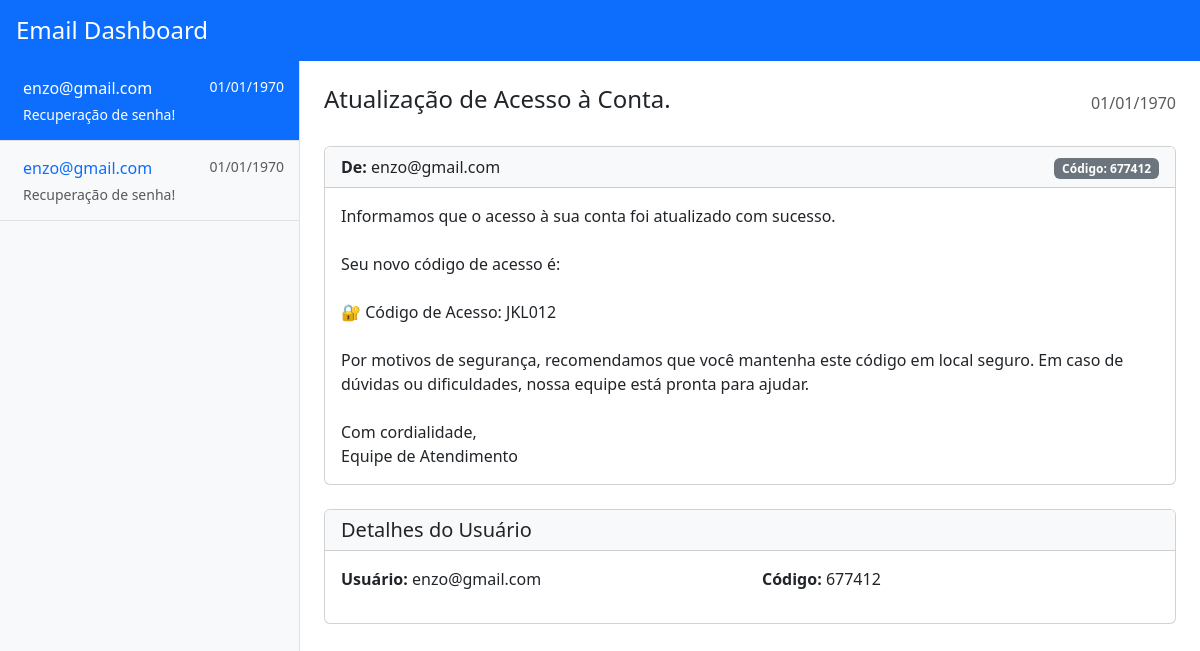
/VIEW/PHP/issoai.php?id=3, run on the app's committed database.
### tables this page shows
CREATE TABLE `codigo` (
  `id` int(11) NOT NULL,
  `usuario` varchar(255) DEFAULT NULL,
  `code` varchar(255) DEFAULT NULL,
  `lido` varchar(255) DEFAULT NULL
);

### MODEL/funcoes.php (called while the page is built, shortened)
<?php
function buscarEmails($conexao) {
    $emails = array();
    $sql = "SELECT * FROM codigo";
    $resultado = $conexao->query($sql);
    if ($resultado && $resultado->num_rows > 0) {
        while ($row = $resultado->fetch_assoc()) {
            $emails[] = $row;
        }
    }
    return $emails;
}
function buscarEmailPorId($conexao, $id) {
    $sql = "SELECT * FROM codigo WHERE id = ?";
    $stmt = $conexao->prepare($sql);
    $stmt->bind_param("i", $id);
    $stmt->execute();
    $resultado = $stmt->get_result();
    if ($resultado && $resultado->num_rows > 0) {
        return $resultado->fetch_assoc();
    }
    return null;
}
function formatarData($data) {
    $timestamp = strtotime($data);
    return date('d/m/Y', $timestamp);
}

### VIEW/PHP/issoai.php (the view, shortened to what this page needs)
<?php
require_once '../../SERVICE/conexao.php';
require_once '../../MODEL/funcoes.php';
$conexao = diffConection();
$emailSelecionado = null;
$emails = buscarEmails($conexao);
if (isset($_GET['id'])) {
    $id = $_GET['id'];
    $emailSelecionado = buscarEmailPorId($conexao, $id);
}
?>
<!DOCTYPE html>
<html lang="pt-br">
<head>
    <link href="https://cdn.jsdelivr.net/npm/bootstrap@5.3.0-alpha1/dist/css/bootstrap.min.css" rel="stylesheet">
    <link rel="stylesheet" href="https://cdn.jsdelivr.net/npm/bootstrap-icons@1.10.3/font/bootstrap-icons.css">
</head>
<body>
    <header class="bg-primary text-white p-3">
        <h1 class="h4 m-0">Email Dashboard</h1>
    </header>
    <div class="container-fluid p-0">
        <div class="row g-0 email-container">
            <div class="col-md-4 col-lg-3 email-list">
                <?php if (empty($emails)): ?>
                    <div class="text-center p-4 text-muted">
                        <p>Nenhum email encontrado</p>
                    </div>
                <?php else: ?>
                    <?php foreach ($emails as $email): ?>
                        <a href="?id=<?php echo $email['id']; ?>" class="text-decoration-none">
                            <div class="email-item <?php echo ($emailSelecionado && $emailSelecionado['id'] == $email['id']) ? 'active' : ''; ?> <?php echo $email['lido'] ? '' : 'unread'; ?>">
                                <div class="d-flex justify-content-between align-items-start">
                                    <div class="ms-2 me-auto">
                                        <div class="d-flex align-items-center mb-1">
                                            <span><?php echo htmlspecialchars($email['usuario']); ?></span>
                                        </div>
                                        <div class="<?php echo ($emailSelecionado && $emailSelecionado['id'] == $email['id']) ? '' : 'text-muted'; ?> small">
                                            <?php echo htmlspecialchars('Recuperação de senha!'); ?>
                                        </div>
                                    </div>
                                    <small class="<?php echo ($emailSelecionado && $emailSelecionado['id'] == $email['id']) ? '' : 'text-muted'; ?>">
                                        <?php echo formatarData("Teste"); ?>
                                    </small>
                                </div>
                            </div>
                        </a>
                    <?php endforeach; ?>
                <?php endif; ?>
            </div>
            <div class="col-md-8 col-lg-9 email-detail">
                <?php if ($emailSelecionado): ?>
                    <div class="p-4">
                        <div class="d-flex justify-content-between align-items-center mb-4">
                            <h2 class="h4"><?php echo htmlspecialchars("Atualização de Acesso à Conta."); ?></h2>
                            <span class="text-muted"><?php echo formatarData("Informamos que o acesso à sua conta foi atualizado com sucesso.
Seu novo código de acesso é:
🔐 Código de Acesso: JKL012
Por motivos de segurança, recomendamos que você mantenha este código em local seguro. Em caso de dúvidas ou dificuldades, nossa equipe está pronta para ajudar.
Com cordialidade,
Equipe de Atendimento"); ?></span>
                        </div>
                        <div class="card mb-4">
                            <div class="card-header bg-light">
                                <div class="d-flex justify-content-between align-items-center">
                                    <div>
                                        <strong>De:</strong> <?php echo htmlspecialchars($emailSelecionado['usuario']); ?>
                                    </div>
                                    <div>
                                        <span class="badge bg-secondary">Código: <?php echo htmlspecialchars($emailSelecionado['code']); ?></span>
                                    </div>
                                </div>
                            </div>
                            <div class="card-body">
                                <p class="card-text"><?php echo nl2br(htmlspecialchars("Informamos que o acesso à sua conta foi atualizado com sucesso.
Seu novo código de acesso é:
🔐 Código de Acesso: JKL012
Por motivos de segurança, recomendamos que você mantenha este código em local seguro. Em caso de dúvidas ou dificuldades, nossa equipe está pronta para ajudar.
Com cordialidade,
Equipe de Atendimento")); ?></p>
                            </div>
                        </div>
                        <div class="card">
                            <div class="card-header bg-light">
                                <h3 class="h5 mb-0">Detalhes do Usuário</h3>
                            </div>
                            <div class="card-body">
                                <div class="row">
                                    <div class="col-md-6">
                                        <p>
                                            <strong>Usuário:</strong> <?php echo htmlspecialchars($emailSelecionado['usuario']); ?>
                                        </p>
                                    </div>
                                    <div class="col-md-6">
                                        <p>
                                            <strong>Código:</strong> <?php echo htmlspecialchars($emailSelecionado['code']); ?>
                                        </p>
                                    </div>
                                </div>
                            </div>
                        </div>
                    </div>
                <?php endif; ?>
            </div>
        </div>
    </div>
</body>
</html>

### VIEW/PHP/issoai.php (style rules this page uses)
html, body { height: 100%; overflow-x: hidden; }
.email-container { height: calc(100vh - 56px); }
.email-list { height: 100%; overflow-y: auto; background-color: #f8f9fa; border-right: 1px solid #dee2e6; }
.email-detail { height: 100%; overflow-y: auto; }
.email-item { cursor: pointer; padding: 15px; border-bottom: 1px solid #dee2e6; }
.email-item.active { background-color: #0d6efd; color: white; }

### data on the page
codigo: usuario "enzo@gmail.com", code "677412"
codigo: usuario "enzo@gmail.com"
